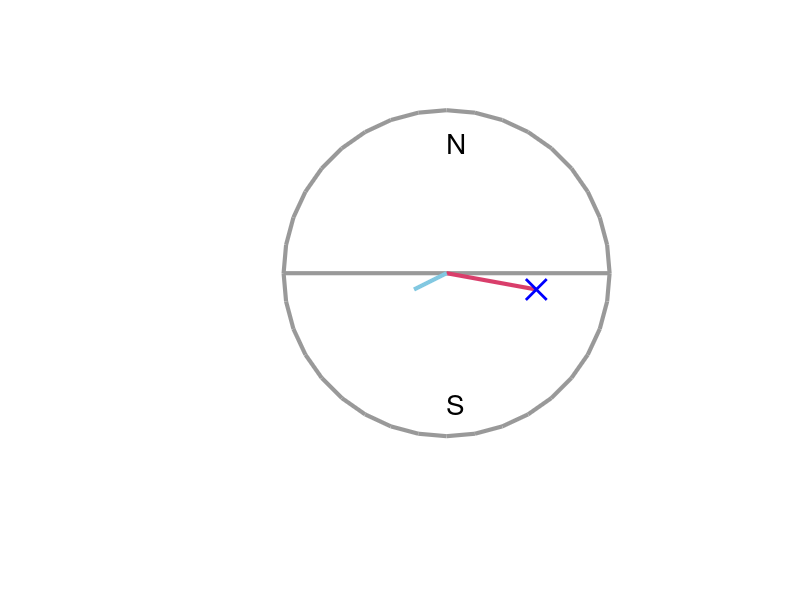
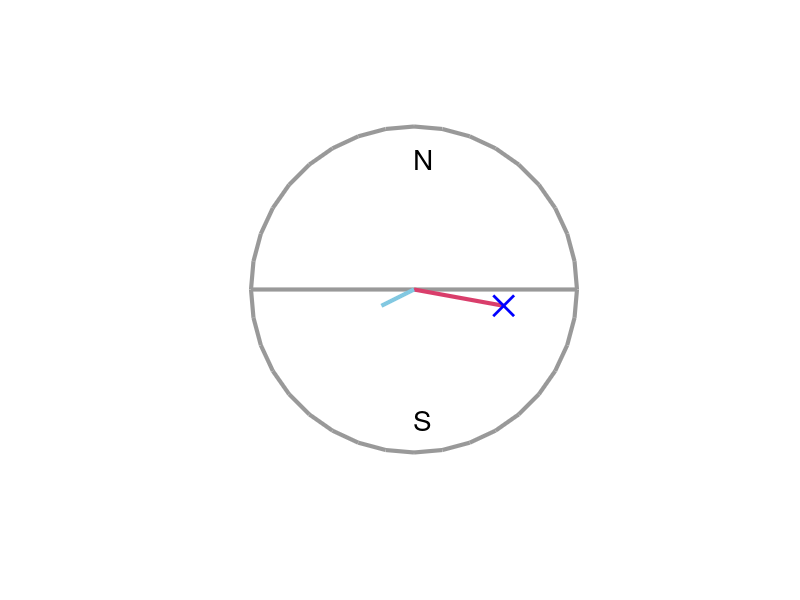

Here is the MATLAB script that generated these plots, in order: (Note: this script raises an error after producing the figures.)
stat_eks = [0;0];
dina_eks = [0.2;0.1];
n=37;
theta=linspace(0,360,n);

r_mag=1;

sonda_do_osi_vrtenja=[r_mag*0.75;0]+stat_eks;

zacetno_stanje_magnetne_ovojnice(1,:)=r_mag.*cosd(theta)+dina_eks(1);
zacetno_stanje_magnetne_ovojnice(2,:)=r_mag.*sind(theta)+dina_eks(2);

prva_tocka_sredinske_crte=[-r_mag;0]+dina_eks;
drug_tocka_sredinske_crte=[r_mag;0]+dina_eks;

textN=[0;0.8.*r_mag]+dina_eks;
textS=[0;-0.8.*r_mag]+dina_eks;

f1=figure(1);
f2=figure(2);
set(f1,'Position',[10,10,800,4000],'Color',[1,1,1])
set(f2,'Position',[500,10,800,4000],'Color',[1,1,1])
clf(f1)
clf(f2)
sredina_magneta = zeros(2,length(theta));
r0 = zeros(2,length(theta));
vrt_sonde = zeros(2,length(theta));
inverzni_kot = zeros(2,length(theta));
    
limita = 1.1*(r_mag+sum(abs(dina_eks)));

minmax=[sonda_do_osi_vrtenja(1)-sum(abs(dina_eks)), ...
             sonda_do_osi_vrtenja(2)-sum(abs(dina_eks)), ...
             sonda_do_osi_vrtenja(1)+sum(abs(dina_eks)), ...
             sonda_do_osi_vrtenja(2)+sum(abs(dina_eks)) ... 
             ];
axis_potekov_os_sonda = [0,360, -0.05+min(minmax), 0.05+max(minmax)];
novo_stanje_magnetne_ovojnice = zeros(2, length(zacetno_stanje_magnetne_ovojnice));
filename1 = 'ekscentricnost1.gif';
filename2 = 'ekscentricnost2.gif';
for zasuk=1:length(theta)-1

%     clf(f1)
%     clf(f2)
    %%%%%%%%%%%%%%%%%%%%%%
    %%% magnet se vrti %%%
    %%%%%%%%%%%%%%%%%%%%%%
    
    % rotacijska matrika odvisna od thete
    rot_matrika=[cosd(theta(zasuk)),-sind(theta(zasuk));...
                 sind(theta(zasuk)), cosd(theta(zasuk))];
    % poisci sredino magnea
    sredinska_crta_magneta_prva=rot_matrika*prva_tocka_sredinske_crte;
    sredinska_crta_magneta_drug=rot_matrika*drug_tocka_sredinske_crte;
    
    sredina_magneta(:,zasuk)=rot_matrika*dina_eks;
    % pozicija napisa N, S
    nov_tN=rot_matrika*textN;
    nov_tS=rot_matrika*textS;
   % razdalja sonda - sredi magneta
    r0(:,zasuk)=-sredina_magneta(:,zasuk)+sonda_do_osi_vrtenja;
    
    % zavrti magnetno ovojnice
    
    for posamezna_tocka=1:length(zacetno_stanje_magnetne_ovojnice)
        novo_stanje_magnetne_ovojnice(:,posamezna_tocka)=rot_matrika* ...
            zacetno_stanje_magnetne_ovojnice(:,posamezna_tocka);
    end
    %%%%%%%%%%%%%%%%%%%%%%%%%%%%%%%%
    %%% vrti sondo in os vrtenja %%%
    %%%%%%%%%%%%%%%%%%%%%%%%%%%%%%%%
    vrt_sonde(:,zasuk) = [cosd(theta(zasuk)),sind(theta(zasuk)); ...
                -sind(theta(zasuk)),cosd(theta(zasuk))] * ...
                sonda_do_osi_vrtenja-dina_eks;
    % razdalja do osi vrtenja v k.s. magneta        
    inverzni_kot(:,zasuk)=rot_matrika*vrt_sonde(:,zasuk);
    
    %% draw images


    debelina = 3;
    % k.s. osi vrtenja magnet se vrti kot je to videti v realnosti
    figure(f1);
    plot([sredinska_crta_magneta_prva(1),sredinska_crta_magneta_drug(1)],...
        [sredinska_crta_magneta_prva(2),sredinska_crta_magneta_drug(2)], ...
         'Linewidth', debelina,...
    'Color',[0.600000023841858 0.600000023841858 0.600000023841858]);
    hold on
    text(nov_tN(1),nov_tN(2),'N','rotation',theta(zasuk),'FontSize', 20)
    text(nov_tS(1),nov_tS(2),'S','rotation',theta(zasuk),'FontSize', 20)
    plot(novo_stanje_magnetne_ovojnice(1,:),novo_stanje_magnetne_ovojnice(2,:),...
        'Linewidth', debelina,...
    'Color',[0.600000023841858 0.600000023841858 0.600000023841858]);
    
    plot([sonda_do_osi_vrtenja(1),sredina_magneta(1,zasuk)],...
        [sonda_do_osi_vrtenja(2),sredina_magneta(2,zasuk)],'-r', 'Linewidth', debelina,...
    'Color',[0.850980401039124 0.243137255311012 0.419607847929001])
    plot(sonda_do_osi_vrtenja(1),sonda_do_osi_vrtenja(2),'-gx',...
    'LineWidth',2,...
    'MarkerSize',15,...
    'MarkerEdgeColor','b',...
    'MarkerFaceColor',[0.5,0.5,0.5])
    plot([0,sredina_magneta(1,zasuk)],[0,sredina_magneta(2,zasuk)],'-k',...
        'Linewidth', debelina,...
    'Color',[0.509803950786591 0.7843137383461 0.882352948188782])
%     plot(sredina_magneta(1,1:2:zasuk),sredina_magneta(2,1:2:zasuk),'*k')
    limita= 1.5;
    xlim([-limita, limita])
    ylim([-limita, limita])
    axis equal
    axis manual
    axis off
    axis([-limita, limita, -limita, limita])
    xlim([-limita, limita])
    ylim([-limita, limita])
    
%     grid on
    hold off
%     title('vrtenje v k.s. osi vrtenja')
    
    % k.s. magneta sonda in os vrtenja se vrtita okoli magneta
    figure(f2);
    plot(cosd(theta),sind(theta), 'Linewidth', debelina,...
    'Color',[0.600000023841858 0.600000023841858 0.600000023841858]);
    hold on
    plot([-r_mag,r_mag],[0,0], 'Linewidth', debelina,...
    'Color',[0.600000023841858 0.600000023841858 0.600000023841858]);
    text(0,0.8*r_mag,'N','FontSize', 20)
    text(0,-0.8*r_mag,'S','FontSize', 20)
    
    plot([0,vrt_sonde(1,zasuk)],[0,vrt_sonde(2,zasuk)],'-r', 'Linewidth', debelina,...
    'Color',[0.850980401039124 0.243137255311012 0.419607847929001])
    hold on
    plot(vrt_sonde(1,1:zasuk),vrt_sonde(2,1:zasuk),'x',...
    'LineWidth',2,...
    'MarkerSize',15,...
    'MarkerEdgeColor','b',...
    'MarkerFaceColor',[0.5,0.5,0.5])
    plot([0,-dina_eks(1)],[0,-dina_eks(2)],'-k', 'Linewidth', debelina,...
    'Color',[0.509803950786591 0.7843137383461 0.882352948188782])
%     plot(-dina_eks(1),-dina_eks(2),'*k', 'Linewidth', debelina)

%     grid on
    axis off
    axis equal
    axis([-limita, limita, -limita, limita])
    xlim([-limita, limita])
    ylim([-limita, limita])
    hold off    
%     title('vrtenje v k.s. magneta')



%     set(ax(2),'xtick',0:30:360)
    drawnow
    
    
    frame1 = getframe(f1); 
    im1 = frame2im(frame1); 
    [imind1,cm1] = rgb2ind(im1,65536); 
    frame2 = getframe(f2); 
    im2 = frame2im(frame2); 
    [imind2,cm2] = rgb2ind(im2,65536); 
     % this ensures that getframe() returns a consistent size
    
    %Write to the GIF File 
    if zasuk == 1
        imwrite(imind1,cm1,filename1,'gif', 'Loopcount',inf);
        imwrite(imind2,cm2,filename2,'gif', 'Loopcount',inf);
    else
        imwrite(imind1,cm1,filename1,'gif','WriteMode','append');
        imwrite(imind2,cm2,filename2,'gif','WriteMode','append');
    end 
    
    
    
    
    
    

%% finish for
end